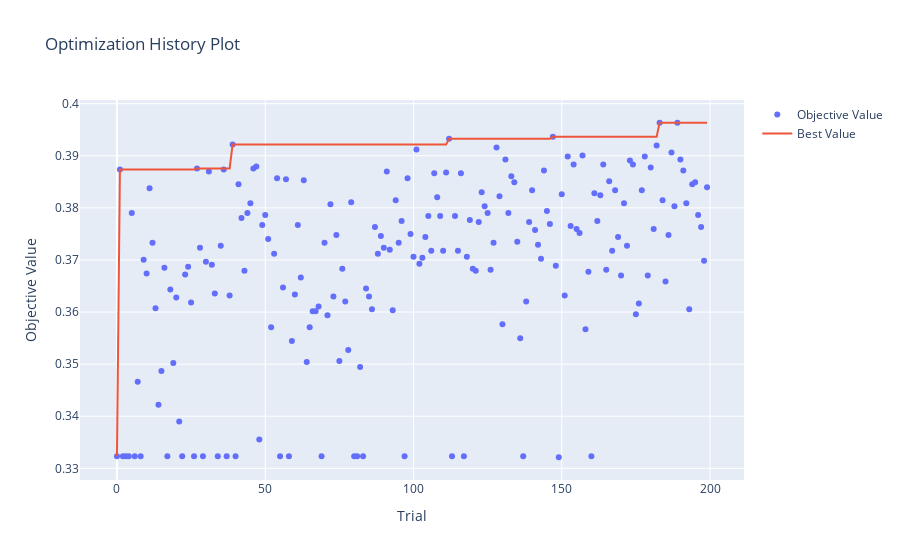

Write notebook code for a chart like this one.
### Markdown cell above
The Optimization history

### Code cell
plot_optimization_history(study)

### Figure 1 — Plotly figure (JSON) as saved in the notebook; plotly's stock layout.template omitted (floating-point values rounded to 4 significant figures; data arrays with more than 128 entries replaced by an {"elided": "..."} marker saying what was removed)
{"data": [{"mode": "markers", "name": "Objective Value", "type": "scatter", "x": {"elided": "200 int values"}, "y": {"elided": "200 float values"}}, {"mode": "lines", "name": "Best Value", "type": "scatter", "x": {"elided": "200 int values"}, "y": {"elided": "200 float values"}}, {"marker": {"color": "#cccccc"}, "mode": "markers", "name": "Infeasible Trial", "showlegend": false, "type": "scatter", "x": [], "y": []}], "layout": {"title": {"text": "Optimization History Plot"}, "xaxis": {"title": {"text": "Trial"}}, "yaxis": {"title": {"text": "Objective Value"}}}}
